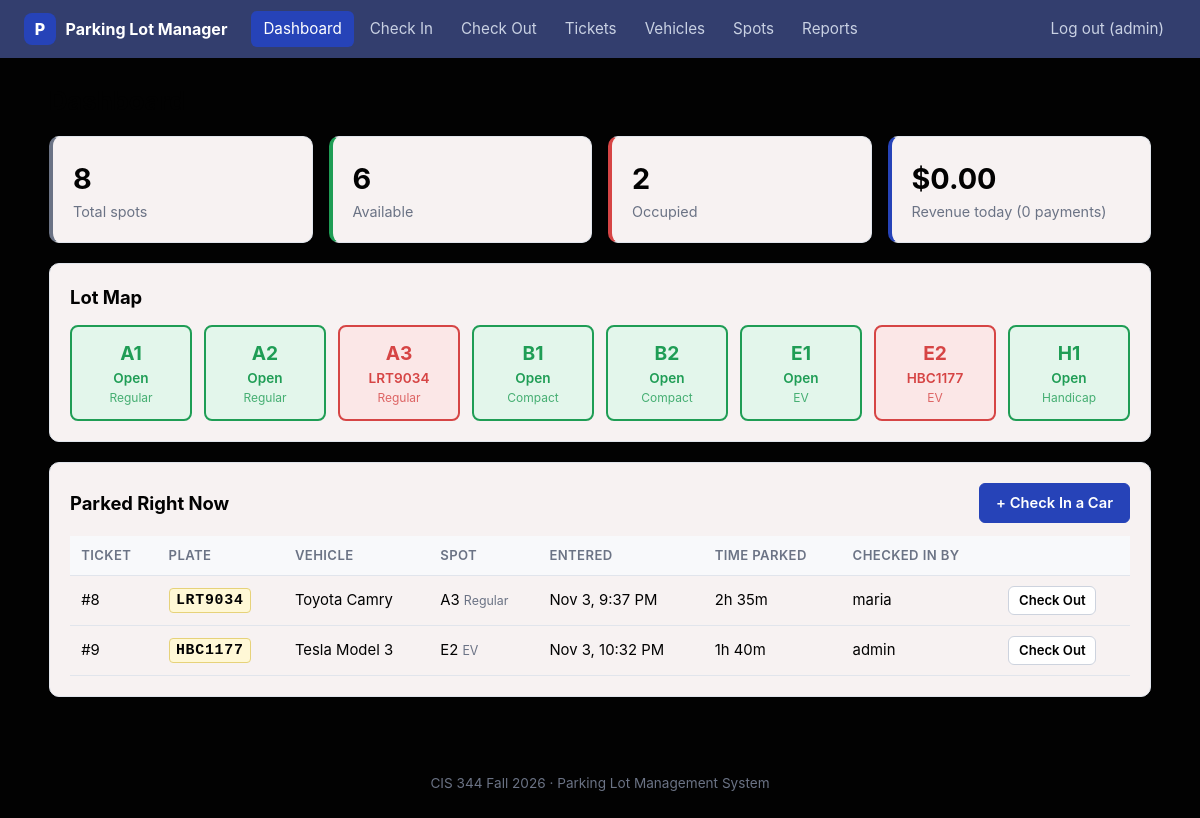
/index.php (signed in), run on the app's committed database.
### tables this page shows
CREATE TABLE parking_spots (
    spot_id     INT AUTO_INCREMENT PRIMARY KEY,
    spot_number VARCHAR(10) NOT NULL UNIQUE,
    spot_type   ENUM('regular', 'compact', 'handicap', 'ev') NOT NULL DEFAULT 'regular',
    hourly_rate DECIMAL(6,2) NOT NULL,
    is_occupied BOOLEAN NOT NULL DEFAULT FALSE,
    CHECK (hourly_rate > 0)
);

CREATE TABLE tickets (
    ticket_id  INT AUTO_INCREMENT PRIMARY KEY,
    vehicle_id INT NOT NULL,
    spot_id    INT NOT NULL,
    entry_time DATETIME NOT NULL DEFAULT CURRENT_TIMESTAMP,
    exit_time  DATETIME NULL,
    fee        DECIMAL(8,2) NULL,
    status     ENUM('active', 'closed') NOT NULL DEFAULT 'active',
    created_by INT NOT NULL,
    FOREIGN KEY (vehicle_id) REFERENCES vehicles(vehicle_id),
    FOREIGN KEY (spot_id)    REFERENCES parking_spots(spot_id),
    FOREIGN KEY (created_by) REFERENCES users(user_id),
    CHECK (exit_time IS NULL OR exit_time >= entry_time)
);

CREATE TABLE vehicles (
    vehicle_id   INT AUTO_INCREMENT PRIMARY KEY,
    plate_number VARCHAR(15) NOT NULL UNIQUE,
    make         VARCHAR(30),
    model        VARCHAR(30),
    color        VARCHAR(20),
    owner_name   VARCHAR(60),
    owner_phone  VARCHAR(20)
);

CREATE TABLE users (
    user_id       INT AUTO_INCREMENT PRIMARY KEY,
    username      VARCHAR(50)  NOT NULL UNIQUE,
    password_hash VARCHAR(255) NOT NULL,
    role          ENUM('admin', 'attendant') NOT NULL DEFAULT 'attendant',
    created_at    DATETIME NOT NULL DEFAULT CURRENT_TIMESTAMP
);

### includes/functions.php (called while the page is built, shortened)
<?php
function e($value)
{
    return htmlspecialchars((string) $value, ENT_QUOTES, 'UTF-8');
}
function money($amount)
{
    return '$' . number_format((float) $amount, 2);
}
function duration($minutes)
{
    $minutes = max(0, (int) $minutes);
    return floor($minutes / 60) . 'h ' . ($minutes % 60) . 'm';
}
function type_label($type)
{
    return $type === 'ev' ? 'EV' : ucfirst($type);
}

### index.php (the view, shortened to what this page needs)
<?php
require_once 'includes/functions.php';
$stats = $conn->query("
    SELECT
        COUNT(*)                                   AS total_spots,
        SUM(is_occupied)                           AS occupied,
        SUM(CASE WHEN is_occupied = 0 THEN 1 ELSE 0 END) AS available
    FROM parking_spots
")->fetch_assoc();
$today = $conn->query("
    SELECT COALESCE(SUM(amount), 0) AS revenue, COUNT(*) AS payments
    FROM payments
    WHERE DATE(paid_at) = CURDATE()
")->fetch_assoc();
$spots = $conn->query("
    SELECT s.spot_id, s.spot_number, s.spot_type, s.is_occupied,
           v.plate_number, t.ticket_id
    FROM parking_spots s
    LEFT JOIN tickets  t ON t.spot_id = s.spot_id AND t.status = 'active'
    LEFT JOIN vehicles v ON v.vehicle_id = t.vehicle_id
    ORDER BY s.spot_number
");
$parked = $conn->query("
    SELECT t.ticket_id, t.entry_time,
           TIMESTAMPDIFF(MINUTE, t.entry_time, NOW()) AS minutes_parked,
           v.plate_number, v.make, v.model,
           s.spot_number, s.spot_type, s.hourly_rate,
           u.username AS checked_in_by
    FROM tickets t
    JOIN vehicles      v ON v.vehicle_id = t.vehicle_id
    JOIN parking_spots s ON s.spot_id    = t.spot_id
    JOIN users         u ON u.user_id    = t.created_by
    WHERE t.status = 'active'
    ORDER BY t.entry_time
");
require 'includes/header.php';
?>
<h1>Dashboard</h1>
<div class="stats">
    <div class="stat card"><span class="stat-num"><?= (int) $stats['total_spots'] ?></span><span class="stat-label">Total spots</span></div>
    <div class="stat card green"><span class="stat-num"><?= (int) $stats['available'] ?></span><span class="stat-label">Available</span></div>
    <div class="stat card red"><span class="stat-num"><?= (int) $stats['occupied'] ?></span><span class="stat-label">Occupied</span></div>
    <div class="stat card blue"><span class="stat-num"><?= money($today['revenue']) ?></span><span class="stat-label">Revenue today (<?= (int) $today['payments'] ?> payment<?= $today['payments'] == 1 ? '' : 's' ?>)</span></div>
</div>
<section class="card">
    <h2>Lot Map</h2>
    <div class="lot-map">
        <?php while ($s = $spots->fetch_assoc()): ?>
            <?php if ($s['is_occupied']): ?>
                <a class="spot taken" href="exit.php?ticket=<?= (int) $s['ticket_id'] ?>" title="Check out this car">
                    <strong><?= e($s['spot_number']) ?></strong>
                    <span><?= e($s['plate_number']) ?></span>
                    <small><?= e(type_label($s['spot_type'])) ?></small>
                </a>
            <?php else: ?>
                <a class="spot free" href="entry.php?spot=<?= (int) $s['spot_id'] ?>" title="Park a car here">
                    <strong><?= e($s['spot_number']) ?></strong>
                    <span>Open</span>
                    <small><?= e(type_label($s['spot_type'])) ?></small>
                </a>
            <?php endif; ?>
        <?php endwhile; ?>
    </div>
</section>
<section class="card">
    <div class="card-head">
        <h2>Parked Right Now</h2>
        <a href="entry.php" class="btn btn-primary">+ Check In a Car</a>
    </div>
    <?php if ($parked->num_rows === 0): ?>
        <p class="muted">The lot is empty.</p>
    <?php else: ?>
    <div class="table-wrap">
    <table>
        <thead>
            <tr><th>Ticket</th><th>Plate</th><th>Vehicle</th><th>Spot</th><th>Entered</th><th>Time Parked</th><th>Checked In By</th><th></th></tr>
        </thead>
        <tbody>
        <?php while ($p = $parked->fetch_assoc()): ?>
            <tr>
                <td>#<?= (int) $p['ticket_id'] ?></td>
                <td><span class="plate"><?= e($p['plate_number']) ?></span></td>
                <td><?= e($p['make'] . ' ' . $p['model']) ?></td>
                <td><?= e($p['spot_number']) ?> <small class="muted"><?= e(type_label($p['spot_type'])) ?></small></td>
                <td><?= e(date('M j, g:i A', strtotime($p['entry_time']))) ?></td>
                <td><?= duration($p['minutes_parked']) ?></td>
                <td><?= e($p['checked_in_by']) ?></td>
                <td><a class="btn btn-small" href="exit.php?ticket=<?= (int) $p['ticket_id'] ?>">Check Out</a></td>
            </tr>
        <?php endwhile; ?>
        </tbody>
    </table>
    </div>
    <?php endif; ?>
</section>
<?php require 'includes/footer.php'; ?>

### includes/header.php (shortened to what this page needs)
<?php
$current = basename($_SERVER['PHP_SELF']);
function nav_link($file, $label, $current)
{
    $class = $file === $current ? ' class="active"' : '';
    echo '<a href="' . $file . '"' . $class . '>' . $label . '</a>';
}
?>
<!DOCTYPE html>
<html lang="en">
<head>
    <link rel="stylesheet" href="assets/style.css">
</head>
<body>
<?php if (!empty($_SESSION['user_id'])): ?>
<header class="topbar">
    <div class="brand"><span class="logo">P</span> Parking Lot Manager</div>
    <nav id="mainNav">
        <?php
        nav_link('index.php', 'Dashboard', $current);
        ?>
        <a href="logout.php" class="logout">Log out (<?= e($_SESSION['username']) ?>)</a>
    </nav>
</header>
<?php endif; ?>
<main class="container">

### includes/footer.php (shortened to what this page needs)
</main>
<footer class="footer">CIS 344 Fall 2026 &middot; Parking Lot Management System</footer>
</body>
</html>

### assets/style.css (style rules this page uses)
:root { --bg: #020202; --card: #f7f2f2; --text: #020202; --muted: #6b7385; --border: #e1e5ec; --primary: #2643b8; --primary-dark: #6310af; --green: #1f9d55; --green-bg: #e3f6eb; --red: #d64545; --red-bg: #fbe7e7; --blue-bg: #e6edfd; --radius: 10px; }
* { box-sizing: border-box; }
body { margin: 0; font-family: -apple-system, BlinkMacSystemFont, "Segoe UI", Roboto, Arial, sans-serif; background: var(--bg); color: var(--text); line-height: 1.5; }
h1 { font-size: 1.6rem; margin: 0 0 1rem; }
h2 { font-size: 1.15rem; margin: 0 0 .8rem; }
a { color: var(--primary); }
.muted { color: var(--muted); }
.topbar { display: flex; align-items: center; gap: 1.5rem; background: #333e6e; color: #fff; padding: .7rem 1.5rem; flex-wrap: wrap; }
.brand { display: flex; align-items: center; gap: .6rem; font-weight: 700; }
.logo { display: inline-flex; align-items: center; justify-content: center; width: 32px; height: 32px; border-radius: 8px; background: var(--primary); color: #fff; font-weight: 800; }
.topbar nav { display: flex; gap: .25rem; flex-wrap: wrap; flex: 1; }
.topbar nav a { color: #c9d1e3; text-decoration: none; padding: .4rem .75rem; border-radius: 6px; font-size: .95rem; }
.topbar nav a.active { background: var(--primary); color: #fff; }
.topbar nav a.logout { margin-left: auto; }
.container { max-width: 1150px; margin: 0 auto; padding: 1.5rem; }
.card { background: var(--card); border: 1px solid var(--border); border-radius: var(--radius); padding: 1.25rem; margin-bottom: 1.25rem; box-shadow: 0 1px 2px rgba(0,0,0,.03); }
.card-head { display: flex; justify-content: space-between; align-items: center; gap: 1rem; flex-wrap: wrap; margin-bottom: .8rem; }
.card-head h2 { margin: 0; }
.footer { text-align: center; color: var(--muted); font-size: .85rem; padding: 2rem 0; }
.stats { display: grid; grid-template-columns: repeat(4, 1fr); gap: 1rem; margin-bottom: 1.25rem; }
.stat { margin: 0; display: flex; flex-direction: column; border-left: 4px solid var(--muted); }
.stat.green { border-left-color: var(--green); }
.stat.red { border-left-color: var(--red); }
.stat.blue { border-left-color: var(--primary); }
.stat-num { font-size: 1.8rem; font-weight: 700; }
.stat-label { color: var(--muted); font-size: .9rem; }
.lot-map { display: grid; grid-template-columns: repeat(auto-fill, minmax(110px, 1fr)); gap: .75rem; }
.spot { display: flex; flex-direction: column; align-items: center; padding: .8rem .5rem; border-radius: 8px; text-decoration: none; border: 2px solid; transition: transform .1s; }
.spot strong { font-size: 1.2rem; }
.spot span { font-size: .85rem; font-weight: 600; }
.spot small { font-size: .75rem; opacity: .8; }
.spot.free { background: var(--green-bg); border-color: var(--green); color: var(--green); }
.spot.taken { background: var(--red-bg); border-color: var(--red); color: var(--red); }
.table-wrap { overflow-x: auto; }
table { width: 100%; border-collapse: collapse; font-size: .93rem; }
th, td { text-align: left; padding: .6rem .7rem; border-bottom: 1px solid var(--border); white-space: nowrap; }
th { background: #f8f9fb; color: var(--muted); font-weight: 600; font-size: .82rem; text-transform: uppercase; letter-spacing: .03em; }
.plate { display: inline-block; font-family: "SFMono-Regular", Consolas, monospace; font-weight: 700; background: #fff8d6; border: 1px solid #e6d27a; border-radius: 4px; padding: 0 .4rem; letter-spacing: .05em; }
.btn { display: inline-block; font: inherit; font-size: .92rem; font-weight: 600; padding: .5rem 1rem; border-radius: 6px; border: 1px solid #cdd3de; background: #fff; color: var(--text); text-decoration: none; cursor: pointer; }
.btn-primary { background: var(--primary); border-color: var(--primary); color: #fff; }
.btn-small { padding: .25rem .6rem; font-size: .82rem; }

### data on the page
parking_spots: spot_number "A1", spot_type "Regular"
parking_spots: spot_number "A2", spot_type "Regular"
tickets: spot.spot_number "A3", vehicle.plate_number "LRT9034", spot.spot_type "Regular", ticket_id "8", vehicle.model "Toyota Camry", entry_time "Nov 3, 9:37 PM", minutes_parked "2h 35m", created_by.username "maria"
parking_spots: spot_number "B1", spot_type "Compact"
parking_spots: spot_number "B2", spot_type "Compact"
parking_spots: spot_number "E1", spot_type "EV"
tickets: spot.spot_number "E2", vehicle.plate_number "HBC1177", spot.spot_type "EV", ticket_id "9", vehicle.model "Tesla Model 3", entry_time "Nov 3, 10:32 PM", minutes_parked "1h 40m", created_by.username "admin"
parking_spots: spot_number "H1", spot_type "Handicap"

### other printed values
$label "Dashboard Check In Check Out Tickets Vehicles Spots Reports"
$_SESSION['username'] "admin"
$stats['total_spots'] "8"
$stats['available'] "6"
$stats['occupied'] "2"
money($today['revenue']) "$0.00"
$today['payments'] "0"
